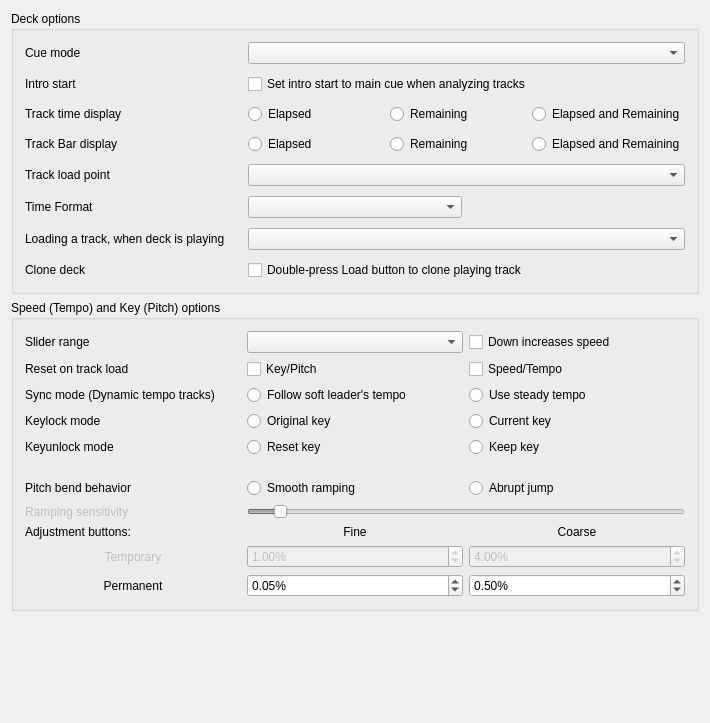
<?xml version="1.0" encoding="UTF-8"?>
<ui version="4.0">
 <class>DlgPrefDeckDlg</class>
 <widget class="QWidget" name="DlgPrefDeckDlg">
  <property name="geometry">
   <rect>
    <x>0</x>
    <y>0</y>
    <width>710</width>
    <height>723</height>
   </rect>
  </property>
  <property name="windowTitle">
   <string>Deck Preferences</string>
  </property>
  <layout class="QGridLayout" name="gridLayout_3">
   <item row="0" column="0">
    <widget class="QGroupBox" name="groupBoxDeckOptions">
     <property name="title">
      <string>Deck options</string>
     </property>
     <layout class="QGridLayout" name="GridLayout1">
      <property name="spacing">
       <number>10</number>
      </property>
      <item row="0" column="0">
       <widget class="QLabel" name="labelCueMode">
        <property name="text">
         <string>Cue mode</string>
        </property>
        <property name="openExternalLinks">
         <bool>true</bool>
        </property>
        <property name="buddy">
         <cstring>ComboBoxCueMode</cstring>
        </property>
       </widget>
      </item>
      <item row="0" column="1" colspan="2">
       <widget class="QComboBox" name="ComboBoxCueMode">
        <property name="toolTip">
         <string>Mixxx mode:
          - Cue button while pause at cue point = preview
          - Cue button while pause not at cue point = set cue point
          - Cue button while playing = pause at cue point
          Mixxx mode (no blinking):
          - Same as Mixxx mode but with no blinking indicators
          Pioneer mode:
          - Same as Mixxx mode with a flashing play button
          Denon mode:
          - Cue button at cue point = preview
          - Cue button not at cue point = pause at cue point
          - Play = set cue point
          Numark mode:
          - Same as Denon mode, but without a flashing play button
          CUP mode:
          - Cue button while pause at cue point = play after release
          - Cue button while pause not at cue point = set cue point and play after release
          - Cue button while playing = go to cue point and play after release
         </string>
        </property>
       </widget>
      </item>
      <item row="1" column="0">
       <widget class="QLabel" name="labelIntroStartMove">
        <property name="text">
         <string>Intro start</string>
        </property>
        <property name="buddy">
         <cstring>ComboBoxCueMode</cstring>
        </property>
       </widget>
      </item>
      <item row="1" column="1" colspan="2">
       <widget class="QCheckBox" name="checkBoxIntroStartMove">
        <property name="toolTip">
         <string>When the analyzer places the intro start point automatically,
          it will place it at the main cue point if the main cue point has been set previously.
          This may be helpful for upgrading to Mixxx 2.3 from earlier versions.

          If this option is disabled, the intro start point is automatically placed at the first sound.</string>
        </property>
        <property name="text">
         <string>Set intro start to main cue when analyzing tracks</string>
        </property>
       </widget>
      </item>
      <item row="2" column="0">
       <widget class="QLabel" name="labelPositionTimeDisplay">
        <property name="enabled">
         <bool>true</bool>
        </property>
        <property name="font">
         <font/>
        </property>
        <property name="text">
         <string>Track time display</string>
        </property>
        <property name="wordWrap">
         <bool>false</bool>
        </property>
        <property name="buddy">
         <cstring>radioButtonTimeElapsed</cstring>
        </property>
       </widget>
      </item>
      <item row="2" column="1" colspan="2">
       <layout class="QHBoxLayout" name="horizontalLayout">
        <item>
         <widget class="QRadioButton" name="radioButtonTimeElapsed">
          <property name="text">
           <string>Elapsed</string>
          </property>
          <attribute name="buttonGroup">
           <string notr="true">buttonGroupTrackTime</string>
          </attribute>
         </widget>
        </item>
        <item>
         <widget class="QRadioButton" name="radioButtonTimeRemaining">
          <property name="text">
           <string>Remaining</string>
          </property>
          <attribute name="buttonGroup">
           <string notr="true">buttonGroupTrackTime</string>
          </attribute>
         </widget>
        </item>
        <item>
         <widget class="QRadioButton" name="radioButtonTimeElapsedAndRemaining">
          <property name="text">
           <string>Elapsed and Remaining</string>
          </property>
          <attribute name="buttonGroup">
           <string notr="true">buttonGroupTrackTime</string>
          </attribute>
         </widget>
        </item>
       </layout>
      </item>
      <item row="3" column="0">
       <widget class="QLabel" name="labelPositionBarsDisplay">
        <property name="enabled">
         <bool>true</bool>
        </property>
        <property name="font">
         <font/>
        </property>
        <property name="text">
         <string>Track Bar display</string>
        </property>
        <property name="wordWrap">
         <bool>false</bool>
        </property>
        <property name="buddy">
         <cstring>radioButtonBarsElapsed</cstring>
        </property>
       </widget>
      </item>
      <item row="3" column="1" colspan="2">
       <layout class="QHBoxLayout" name="horizontalLayout_1">
        <item>
         <widget class="QRadioButton" name="radioButtonBarsElapsed">
          <property name="text">
           <string>Elapsed</string>
          </property>
          <attribute name="buttonGroup">
           <string notr="true">buttonGroupTrackBars</string>
          </attribute>
         </widget>
        </item>
        <item>
         <widget class="QRadioButton" name="radioButtonBarsRemaining">
          <property name="text">
           <string>Remaining</string>
          </property>
          <attribute name="buttonGroup">
           <string notr="true">buttonGroupTrackBars</string>
          </attribute>
         </widget>
        </item>
        <item>
         <widget class="QRadioButton" name="radioButtonBarsElapsedAndRemaining">
          <property name="text">
           <string>Elapsed and Remaining</string>
          </property>
          <attribute name="buttonGroup">
           <string notr="true">buttonGroupTrackBars</string>
          </attribute>
         </widget>
        </item>
       </layout>
      </item>
      <item row="4" column="0">
       <widget class="QLabel" name="labelLoadPoint">
        <property name="text">
         <string>Track load point</string>
        </property>
       </widget>
      </item>
      <item row="4" column="1" colspan="2">
       <widget class="QComboBox" name="comboBoxLoadPoint"/>
      </item>
      <item row="5" column="0">
       <widget class="QLabel" name="labelTimeDisplay">
        <property name="text">
         <string>Time Format</string>
        </property>
       </widget>
      </item>
      <item row="5" column="1">
       <widget class="QComboBox" name="comboBoxTimeFormat"/>
      </item>
      <item row="7" column="0">
       <widget class="QLabel" name="labelLoadWhenDeckPlaying">
        <property name="text">
         <string>Loading a track, when deck is playing</string>
        </property>
        <property name="buddy">
         <cstring>comboBoxLoadWhenDeckPlaying</cstring>
        </property>
       </widget>
      </item>
      <item row="7" column="1" colspan="2">
       <widget class="QComboBox" name="comboBoxLoadWhenDeckPlaying"/>
      </item>
      <item row="8" column="0">
       <widget class="QLabel" name="labelCloneDeckOnLoadDoubleTap">
        <property name="text">
         <string>Clone deck</string>
        </property>
        <property name="buddy">
         <cstring>checkBoxCloneDeckOnLoadDoubleTap</cstring>
        </property>
       </widget>
      </item>
      <item row="8" column="1" colspan="2">
       <widget class="QCheckBox" name="checkBoxCloneDeckOnLoadDoubleTap">
        <property name="toolTip">
         <string>Create a playing clone of the first playing deck by double-tapping a Load button on a controller or keyboard.
You can always drag-and-drop tracks on screen to clone a deck.</string>
        </property>
        <property name="text">
         <string>Double-press Load button to clone playing track</string>
        </property>
       </widget>
      </item>
     </layout>
    </widget>
   </item>
   <item row="1" column="0">
    <widget class="QGroupBox" name="groupBoxSpeedPitchOptions">
     <property name="title">
      <string>Speed (Tempo) and Key (Pitch) options</string>
     </property>
     <layout class="QGridLayout" name="gridLayout_7">
      <item row="0" column="0">
       <layout class="QGridLayout" name="GridLayoutSpeedOptions">
        <item row="0" column="0">
         <widget class="QLabel" name="labelSpeedSliderrange">
          <property name="enabled">
           <bool>true</bool>
          </property>
          <property name="font">
           <font/>
          </property>
          <property name="text">
           <string>Slider range</string>
          </property>
          <property name="wordWrap">
           <bool>false</bool>
          </property>
          <property name="buddy">
           <cstring>ComboBoxRateRange</cstring>
          </property>
         </widget>
        </item>
        <item row="0" column="1">
         <widget class="QComboBox" name="ComboBoxRateRange">
          <property name="font">
           <font/>
          </property>
          <property name="toolTip">
           <string>Adjusts the range of the speed (Vinyl &quot;Pitch&quot;) slider.</string>
          </property>
         </widget>
        </item>
        <item row="0" column="2">
         <widget class="QCheckBox" name="checkBoxInvertSpeedSlider">
          <property name="toolTip">
           <string>Make the speed sliders work like those on DJ turntables and CDJs where moving downward increases the speed</string>
          </property>
          <property name="text">
           <string>Down increases speed</string>
          </property>
         </widget>
        </item>
        <item row="1" column="0">
         <widget class="QLabel" name="labelSpeedPitchReset">
          <property name="text">
           <string>Reset on track load</string>
          </property>
          <property name="buddy">
           <cstring>checkBoxResetPitch</cstring>
          </property>
         </widget>
        </item>
        <item row="1" column="1">
         <widget class="QCheckBox" name="checkBoxResetPitch">
          <property name="text">
           <string>Key/Pitch</string>
          </property>
         </widget>
        </item>
        <item row="1" column="2">
         <widget class="QCheckBox" name="checkBoxResetSpeed">
          <property name="text">
           <string>Speed/Tempo</string>
          </property>
         </widget>
        </item>
        <item row="2" column="0">
         <widget class="QLabel" name="labelSyncMode">
          <property name="text">
           <string>Sync mode (Dynamic tempo tracks)</string>
          </property>
          <property name="openExternalLinks">
           <bool>true</bool>
          </property>
         </widget>
        </item>
        <item row="2" column="1">
         <widget class="QRadioButton" name="radioButtonSoftLeader">
          <property name="toolTip">
           <string>Apply tempo changes from a soft-leading track (usually the leaving track in a transition) to the follower tracks. After the transition, the follower track will continue with the previous leader's very last tempo. Changes from explicit selected leaders are always applied.</string>
          </property>
          <property name="text">
           <string>Follow soft leader's tempo</string>
          </property>
          <attribute name="buttonGroup">
           <string notr="true">buttonGroupSyncMode</string>
          </attribute>
         </widget>
        </item>
        <item row="2" column="2">
         <widget class="QRadioButton" name="radioButtonLockBpm">
          <property name="toolTip">
           <string>The tempo of a previous soft leader track at the beginning of the transition is kept steady. After the transition, the follower track will maintain this original tempo. This technique serves as a workaround to avoid dynamic tempo changes, as seen during the outro of rubato-style tracks. For instance, it prevents the follower track from continuing with a slowed-down tempo of the soft leader. This corresponds to the behavior before Mixxx 2.4. Changes from explicit selected leaders are always applied.</string>
          </property>
          <property name="text">
           <string>Use steady tempo</string>
          </property>
          <attribute name="buttonGroup">
           <string notr="true">buttonGroupSyncMode</string>
          </attribute>
         </widget>
        </item>
        <item row="3" column="0">
         <widget class="QLabel" name="labelKeylockMode">
          <property name="text">
           <string>Keylock mode</string>
          </property>
          <property name="buddy">
           <cstring>radioButtonOriginalKey</cstring>
          </property>
         </widget>
        </item>
        <item row="3" column="1">
         <widget class="QRadioButton" name="radioButtonOriginalKey">
          <property name="text">
           <string>Original key</string>
          </property>
          <attribute name="buttonGroup">
           <string notr="true">buttonGroupKeyLockMode</string>
          </attribute>
         </widget>
        </item>
        <item row="3" column="2">
         <widget class="QRadioButton" name="radioButtonCurrentKey">
          <property name="text">
           <string>Current key</string>
          </property>
          <attribute name="buttonGroup">
           <string notr="true">buttonGroupKeyLockMode</string>
          </attribute>
         </widget>
        </item>
        <item row="4" column="0">
         <widget class="QLabel" name="labelKeyunlockMode">
          <property name="text">
           <string>Keyunlock mode</string>
          </property>
         </widget>
        </item>
        <item row="4" column="1">
         <widget class="QRadioButton" name="radioButtonResetUnlockedKey">
          <property name="text">
           <string>Reset key</string>
          </property>
          <attribute name="buttonGroup">
           <string notr="true">buttonGroupKeyUnlockMode</string>
          </attribute>
         </widget>
        </item>
        <item row="4" column="2">
         <widget class="QRadioButton" name="radioButtonKeepUnlockedKey">
          <property name="text">
           <string>Keep key</string>
          </property>
          <attribute name="buttonGroup">
           <string notr="true">buttonGroupKeyUnlockMode</string>
          </attribute>
         </widget>
        </item>
        <item row="5" column="0">
         <spacer name="verticalSpacer1">
          <property name="orientation">
           <enum>Qt::Vertical</enum>
          </property>
          <property name="sizeHint" stdset="0">
           <size>
            <width>20</width>
            <height>15</height>
           </size>
          </property>
         </spacer>
        </item>
        <item row="6" column="0">
         <widget class="QLabel" name="labelSpeedBendBehavior">
          <property name="text">
           <string>Pitch bend behavior</string>
          </property>
          <property name="buddy">
           <cstring>radioButtonRateRampModeStepping</cstring>
          </property>
         </widget>
        </item>
        <item row="6" column="1">
         <widget class="QRadioButton" name="radioButtonRateRampModeLinear">
          <property name="toolTip">
           <string>Smoothly adjusts deck speed when temporary change buttons are held down</string>
          </property>
          <property name="text">
           <string>Smooth ramping</string>
          </property>
          <attribute name="buttonGroup">
           <string notr="true">buttonGroupSpeedBendBehavior</string>
          </attribute>
         </widget>
        </item>
        <item row="6" column="2">
         <widget class="QRadioButton" name="radioButtonRateRampModeStepping">
          <property name="text">
           <string>Abrupt jump</string>
          </property>
          <attribute name="buttonGroup">
           <string notr="true">buttonGroupSpeedBendBehavior</string>
          </attribute>
         </widget>
        </item>
        <item row="7" column="0">
         <widget class="QLabel" name="labelSpeedRampSensitivity">
          <property name="enabled">
           <bool>false</bool>
          </property>
          <property name="text">
           <string>Ramping sensitivity</string>
          </property>
          <property name="buddy">
           <cstring>SliderRateRampSensitivity</cstring>
          </property>
         </widget>
        </item>
        <item row="7" column="1" colspan="2">
         <widget class="QSlider" name="SliderRateRampSensitivity">
          <property name="enabled">
           <bool>false</bool>
          </property>
          <property name="minimum">
           <number>100</number>
          </property>
          <property name="maximum">
           <number>2500</number>
          </property>
          <property name="singleStep">
           <number>50</number>
          </property>
          <property name="value">
           <number>250</number>
          </property>
          <property name="orientation">
           <enum>Qt::Horizontal</enum>
          </property>
         </widget>
        </item>
        <item row="9" column="0">
         <widget class="QLabel" name="labelSpeedAdjustment">
          <property name="text">
           <string>Adjustment buttons:</string>
          </property>
         </widget>
        </item>
        <item row="9" column="2">
         <widget class="QLabel" name="labelSpeedCoarse">
          <property name="enabled">
           <bool>true</bool>
          </property>
          <property name="font">
           <font/>
          </property>
          <property name="toolTip">
           <string/>
          </property>
          <property name="text">
           <string>Coarse</string>
          </property>
          <property name="alignment">
           <set>Qt::AlignCenter</set>
          </property>
          <property name="wordWrap">
           <bool>false</bool>
          </property>
          <property name="buddy">
           <cstring>spinBoxPermanentRateCoarse</cstring>
          </property>
         </widget>
        </item>
        <item row="9" column="1">
         <widget class="QLabel" name="labelSpeedFine">
          <property name="enabled">
           <bool>true</bool>
          </property>
          <property name="font">
           <font/>
          </property>
          <property name="toolTip">
           <string/>
          </property>
          <property name="text">
           <string>Fine</string>
          </property>
          <property name="alignment">
           <set>Qt::AlignCenter</set>
          </property>
          <property name="wordWrap">
           <bool>false</bool>
          </property>
          <property name="buddy">
           <cstring>spinBoxPermanentRateFine</cstring>
          </property>
         </widget>
        </item>
        <item row="10" column="0">
         <widget class="QLabel" name="labelSpeedTemporary">
          <property name="enabled">
           <bool>false</bool>
          </property>
          <property name="text">
           <string>Temporary</string>
          </property>
          <property name="alignment">
           <set>Qt::AlignCenter</set>
          </property>
         </widget>
        </item>
        <item row="10" column="1">
         <widget class="QDoubleSpinBox" name="spinBoxTemporaryRateFine">
          <property name="enabled">
           <bool>false</bool>
          </property>
          <property name="toolTip">
           <string>Temporary rate change when right-clicking</string>
          </property>
          <property name="accelerated">
           <bool>true</bool>
          </property>
          <property name="suffix">
           <string>%</string>
          </property>
          <property name="decimals">
           <number>2</number>
          </property>
          <property name="minimum">
           <double>0.010000000000000</double>
          </property>
          <property name="maximum">
           <double>10.000000000000000</double>
          </property>
          <property name="singleStep">
           <double>0.010000000000000</double>
          </property>
          <property name="value">
           <double>1.000000000000000</double>
          </property>
         </widget>
        </item>
        <item row="10" column="2">
         <widget class="QDoubleSpinBox" name="spinBoxTemporaryRateCoarse">
          <property name="enabled">
           <bool>false</bool>
          </property>
          <property name="toolTip">
           <string>Temporary rate change when left-clicking</string>
          </property>
          <property name="accelerated">
           <bool>true</bool>
          </property>
          <property name="suffix">
           <string>%</string>
          </property>
          <property name="decimals">
           <number>2</number>
          </property>
          <property name="minimum">
           <double>0.010000000000000</double>
          </property>
          <property name="maximum">
           <double>10.000000000000000</double>
          </property>
          <property name="singleStep">
           <double>0.010000000000000</double>
          </property>
          <property name="value">
           <double>4.000000000000000</double>
          </property>
         </widget>
        </item>
        <item row="11" column="0">
         <widget class="QLabel" name="labelSpeedPermanent">
          <property name="text">
           <string>Permanent</string>
          </property>
          <property name="alignment">
           <set>Qt::AlignCenter</set>
          </property>
         </widget>
        </item>
        <item row="11" column="1">
         <widget class="QDoubleSpinBox" name="spinBoxPermanentRateFine">
          <property name="toolTip">
           <string>Permanent rate change when right-clicking</string>
          </property>
          <property name="accelerated">
           <bool>true</bool>
          </property>
          <property name="suffix">
           <string>%</string>
          </property>
          <property name="decimals">
           <number>2</number>
          </property>
          <property name="minimum">
           <double>0.010000000000000</double>
          </property>
          <property name="maximum">
           <double>10.000000000000000</double>
          </property>
          <property name="singleStep">
           <double>0.010000000000000</double>
          </property>
          <property name="value">
           <double>0.050000000000000</double>
          </property>
         </widget>
        </item>
        <item row="11" column="2">
         <widget class="QDoubleSpinBox" name="spinBoxPermanentRateCoarse">
          <property name="toolTip">
           <string>Permanent rate change when left-clicking</string>
          </property>
          <property name="accelerated">
           <bool>true</bool>
          </property>
          <property name="suffix">
           <string>%</string>
          </property>
          <property name="decimals">
           <number>2</number>
          </property>
          <property name="minimum">
           <double>0.010000000000000</double>
          </property>
          <property name="maximum">
           <double>10.000000000000000</double>
          </property>
          <property name="singleStep">
           <double>0.010000000000000</double>
          </property>
          <property name="value">
           <double>0.500000000000000</double>
          </property>
         </widget>
        </item>
       </layout>
      </item>
     </layout>
    </widget>
   </item>
   <item row="2" column="0">
    <spacer name="verticalSpacer2">
     <property name="orientation">
      <enum>Qt::Vertical</enum>
     </property>
     <property name="sizeHint" stdset="0">
      <size>
       <width>20</width>
       <height>40</height>
      </size>
     </property>
    </spacer>
   </item>
  </layout>
 </widget>
 <layoutdefault spacing="6" margin="11"/>
 <tabstops>
  <tabstop>ComboBoxCueMode</tabstop>
  <tabstop>checkBoxIntroStartMove</tabstop>
  <tabstop>radioButtonTimeElapsed</tabstop>
  <tabstop>radioButtonTimeRemaining</tabstop>
  <tabstop>radioButtonTimeElapsedAndRemaining</tabstop>
  <tabstop>radioButtonBarsElapsed</tabstop>
  <tabstop>radioButtonBarsRemaining</tabstop>
  <tabstop>radioButtonBarsElapsedAndRemaining</tabstop>
  <tabstop>comboBoxTimeFormat</tabstop>
  <tabstop>comboBoxLoadPoint</tabstop>
  <tabstop>comboBoxLoadWhenDeckPlaying</tabstop>
  <tabstop>checkBoxCloneDeckOnLoadDoubleTap</tabstop>
  <tabstop>ComboBoxRateRange</tabstop>
  <tabstop>checkBoxInvertSpeedSlider</tabstop>
  <tabstop>checkBoxResetPitch</tabstop>
  <tabstop>checkBoxResetSpeed</tabstop>
  <tabstop>radioButtonSoftLeader</tabstop>
  <tabstop>radioButtonOriginalKey</tabstop>
  <tabstop>radioButtonCurrentKey</tabstop>
  <tabstop>radioButtonResetUnlockedKey</tabstop>
  <tabstop>radioButtonKeepUnlockedKey</tabstop>
  <tabstop>radioButtonRateRampModeLinear</tabstop>
  <tabstop>radioButtonRateRampModeStepping</tabstop>
  <tabstop>SliderRateRampSensitivity</tabstop>
  <tabstop>spinBoxTemporaryRateFine</tabstop>
  <tabstop>spinBoxTemporaryRateCoarse</tabstop>
  <tabstop>spinBoxPermanentRateFine</tabstop>
  <tabstop>spinBoxPermanentRateCoarse</tabstop>
 </tabstops>
 <resources/>
 <buttongroups>
  <buttongroup name="buttonGroupTrackTime"/>
  <buttongroup name="buttonGroupTrackBars"/>
  <buttongroup name="buttonGroupKeyUnlockMode"/>
  <buttongroup name="buttonGroupKeyLockMode"/>
  <buttongroup name="buttonGroupSpeedBendBehavior"/>
  <buttongroup name="buttonGroupSyncMode"/>
 </buttongroups>
</ui>
